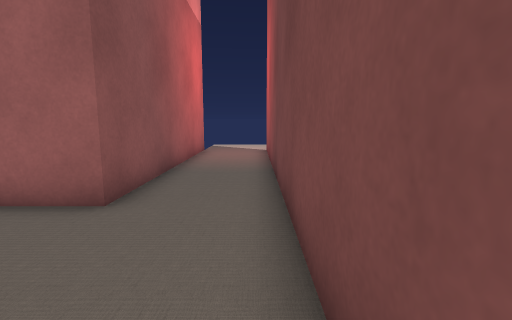
[1] (above)

15 first-person views from a walk through a Unity game level. The camera is 1.4 m above the floor, tilts 8° down and sees 85° across. Doors are open. The floor is counted in squares, 1 m on a side. Each view is taken from the middle of a square. On the plan, view 1 faces up. The plan holds only what a view shows up to about 14 squares ahead; the rest is blank. The place goes on beyond the plan. The player character is not drawn. Some surface patterns are stand-ins.

[2]
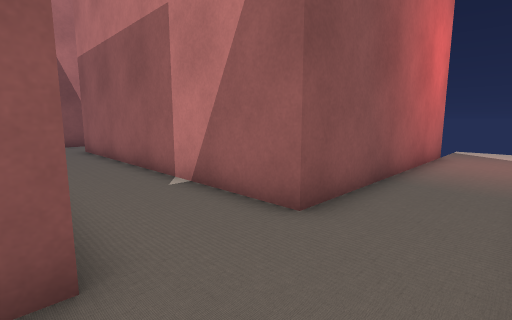

[3]
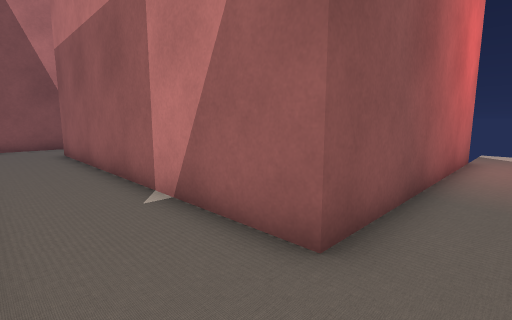

[4]
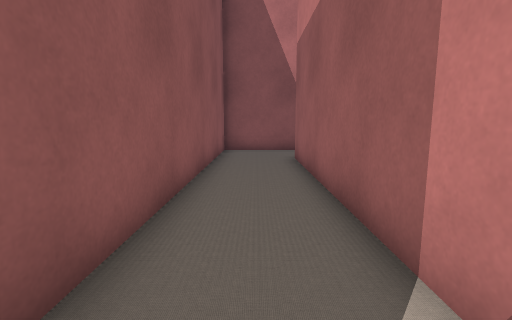

[5]
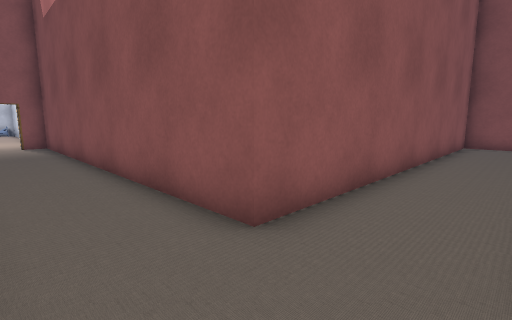

[6]
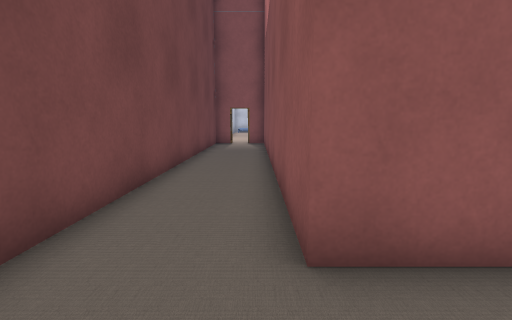

[7]
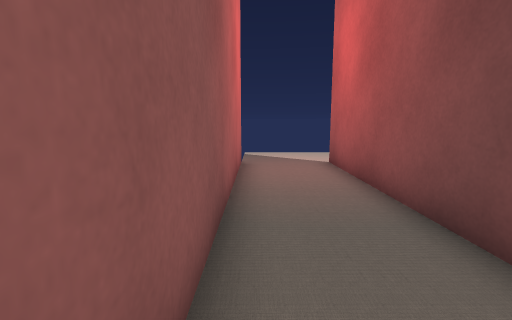

[8]
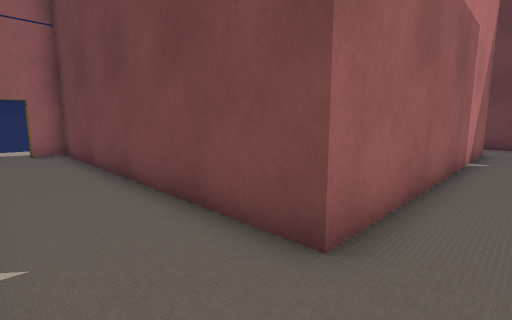

[9]
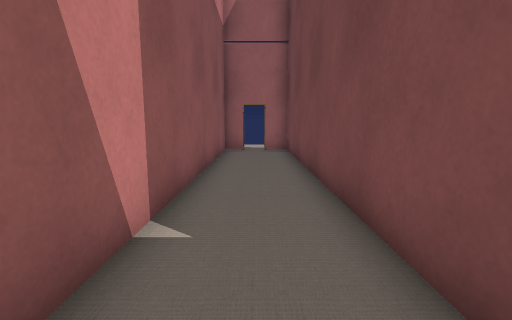

[10]
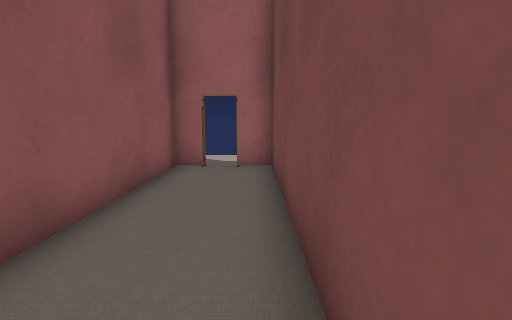

[11]
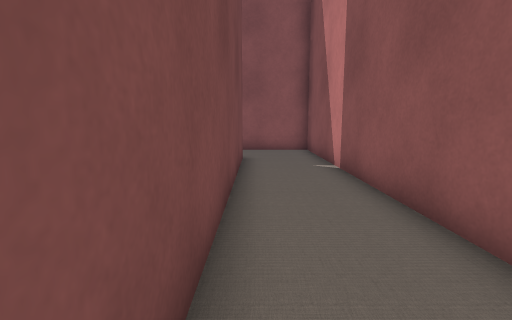

[12]
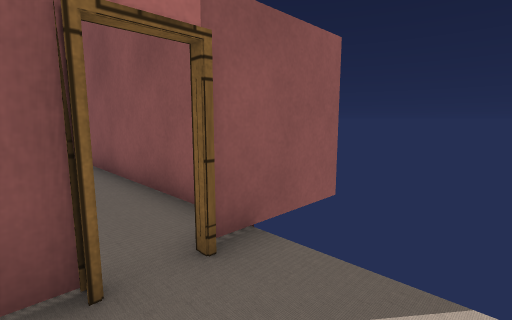

[13]
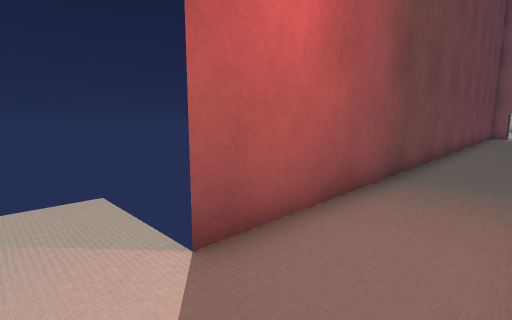

[14]
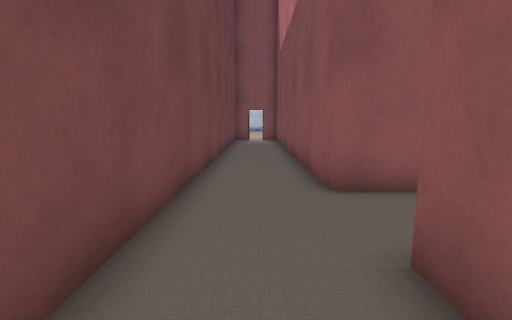

[15]
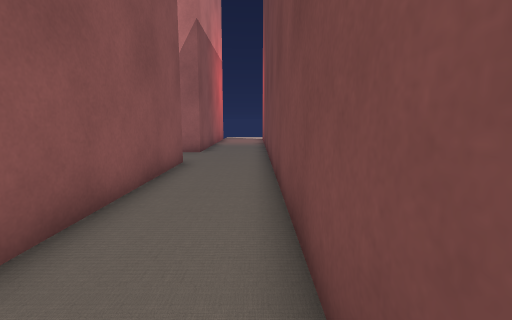

### Floor plan
Points are (right, up) in squares from view 1. A wall is a line through its corners. A room is listed if a view was taken in it or the views show most of it. See-through windows are left out.
Room 1 (views 1, 2, 3, 4, 5, 6, 7, 8, 9, 10, 11, 13, 14, 15)
walls: (-2.5, 13.5) (-2.5, 4.5) (-14.5, 4.5) (-14.5, 16.5) (-15.6, 16.5); (0.5, -8.5) (0.5, 13.5); (-16.5, 16.5) (-17.5, 16.5) (-17.5, 1.5) (-2.5, 1.5) (-2.5, -8.5)
ways out: open door at (-16, 16.5) to room 2
Room 2 (view 12)
walls: (-15.6, 16.5) (-15, 16.5); (-18.5, 16.5) (-16.9, 16.5)
ways out: open door at (-16, 16.5) to room 1

Where each view was taken, in squares from view 1:
view 1: 0 up, 0 right, facing up
view 2: 1 up, 0 right, facing up-left
view 3: 2 up, 1 left, facing up-left
view 4: 3 up, 4 left, facing left
view 5: 4 up, 0 right, facing down-left
view 6: 4 up, 2 left, facing down
view 7: 4 up, 2 left, facing up
view 8: 3 up, 17 left, facing up-right
view 9: 3 up, 16 left, facing up
view 10: 8 up, 15 left, facing up
view 11: 15 up, 15 left, facing down
view 12: 19 up, 15 left, facing down-left
view 13: 15 up, 2 left, facing down-right
view 14: 7 up, 1 left, facing down
view 15: 8 down, 0 right, facing up
